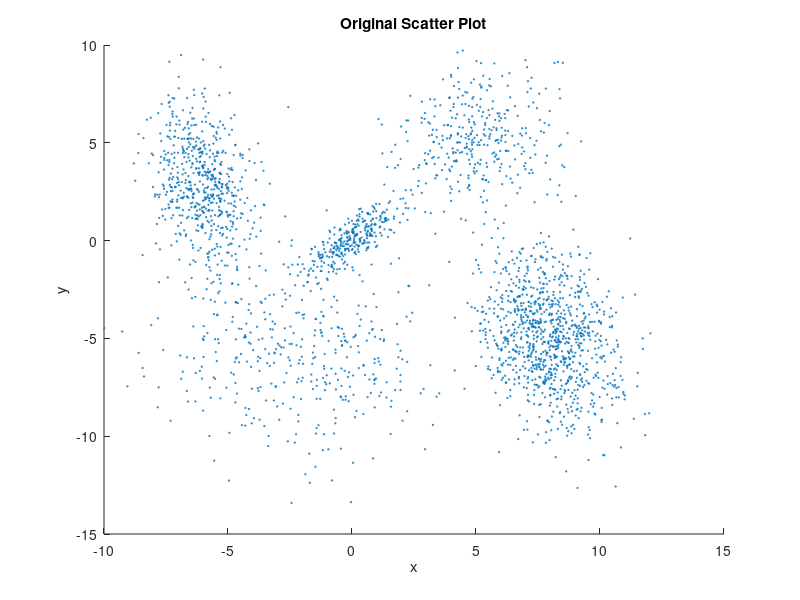
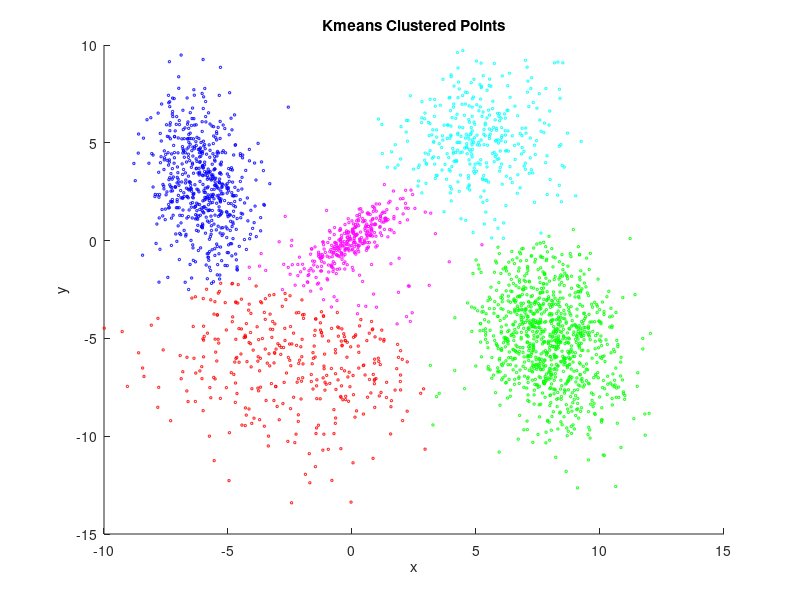
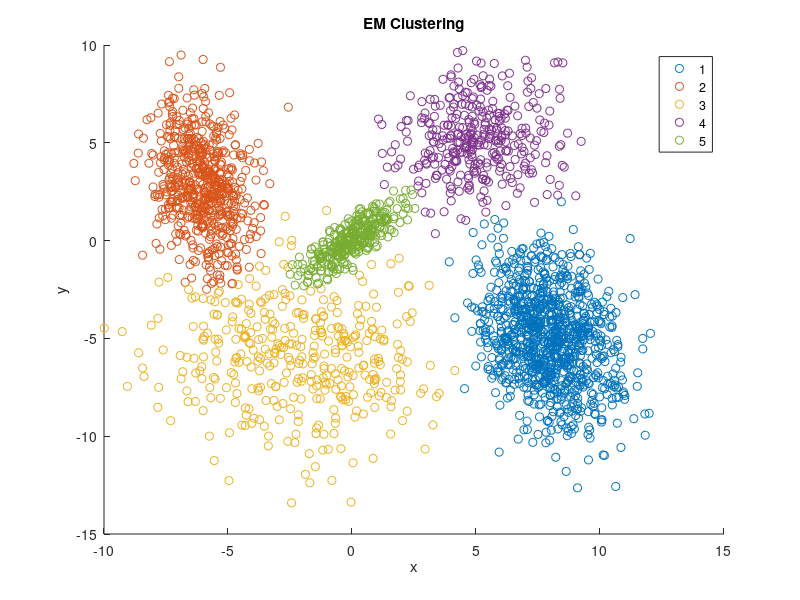

The MATLAB source for these figures, in order:
close all
% Generate 5 random clusters
N = [300, 350, 400, 600, 1000]; % [points per cluster
% Define Cluster centers
mu = zeros(5,2);
mu(1,:) = [0 0];
mu(2,:) = [5 5];
mu(3,:) = [-2 -6];
mu(4,:) = [-6 3];
mu(5,:) = [8 -5];
% Define covariance matrices
Sigma = zeros(2, 2, 5);
Sigma(:,:,1) = [1 0.8; 0.8 1];
Sigma(:,:,2) = [3 0.2; 0.2 3];
Sigma(:,:,3) = [7 0; 0 7];
Sigma(:,:,4) = [1 -0.5; -0.5 5];
Sigma(:,:,5) = [2 -0.8; -0.8 5];

points = []
% Generate 5 distributions
for n = 1:5
    r = mvnrnd(mu(n,:), Sigma(:,:,n), N(n));
    points = [points; r];
end

figure(1)
scatter(points(:,1), points(:,2),1)
title('Original Scatter Plot')
xlabel('x')
ylabel('y')

% K-means Clustering
IDX = kmeans(points,5);

% Plot each cluster with a separate color
colors = ['b', 'g', 'r', 'c', 'm'];
figure(2)
hold on
for n = 1:5
    group = find(IDX == n);
    scatter(points(group, 1), points(group, 2), 3, colors(n))
end
title('Kmeans Clustered Points')
xlabel('x')
ylabel('y')
    
% EM Clustering
gmm = fitgmdist(points,5);
em_idx = cluster(gmm, points);
figure(3)
gscatter(points(:,1), points(:,2), em_idx)
title('EM Clustering')
xlabel('x')
ylabel('y')
